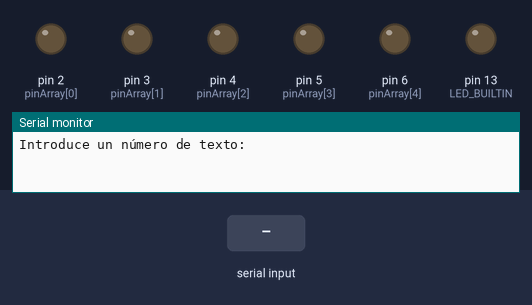
The sketch below on a simulated Arduino Uno, built with avr-gcc and run on an emulated ATmega328P. Parts: output pins drawn as LEDs (lit = HIGH), the last lines printed to the serial monitor. The test bench sets the inputs (shaded band).

Above: at 1.2 s.
1.3 s: "90,45\n" received over Serial
At 2.07 s:
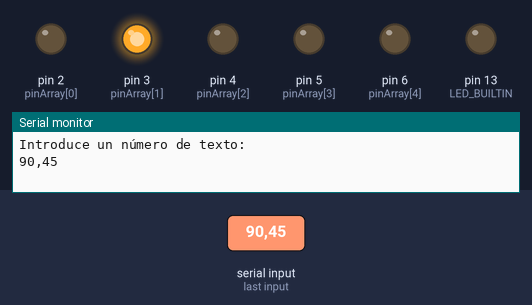
At 3.0 s:
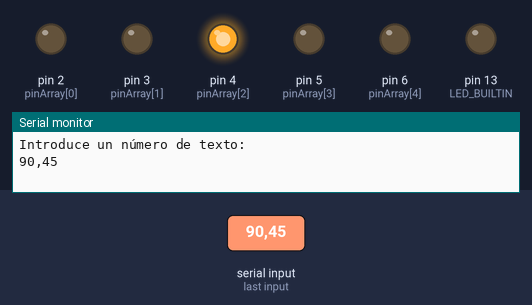
4.3 s: "5\n" received over Serial
At 7.0 s:
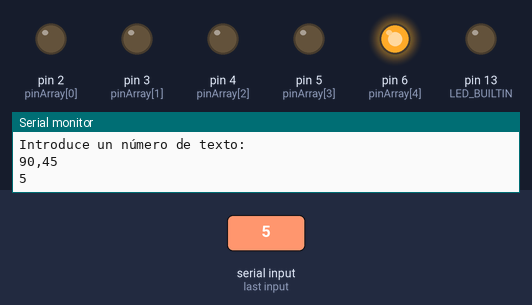
7.3 s: "30,150\n" received over Serial
Timing chart, 0 to 15.7 s (numbered marks = the images above; inputs shaded):
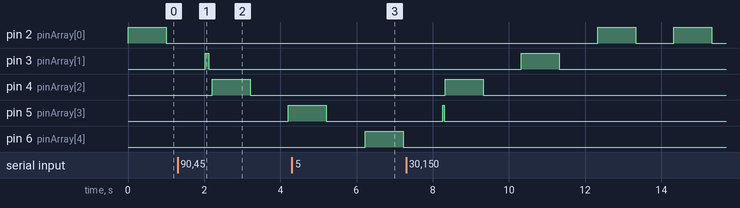

The sketch:

CocheFantastico3ptoserie.ino
```cpp
/* Knight Rider 2
   --------------
   Reducing the amount of code using for(;;).
   (cleft) 2005 K3, Malmo University
   @author: David Cuartielles
   @hardware: David Cuartielles, Aaron Hallborg
   @modified by: aprendiendoarduino
*/

int pinArray[] = {2, 3, 4, 5, 6};
int count = 0;
int timer = 100;
String leido = "";
void setup() {
  Serial.begin(9600);
  Serial.println("Introduce un número de texto: ");
  pinMode(LED_BUILTIN, OUTPUT);
  digitalWrite(LED_BUILTIN, LOW);

  // we make all the declarations at once
  for (count = 0; count < 5; count++) {
    pinMode(pinArray[count], OUTPUT);
  }
}

void loop() {
  timer = leeserie();  //El valor leido por analog read es el temporizador
  for (count = 0; count < 5; count++) {
    timer = leeserie();
    digitalWrite(pinArray[count], HIGH);
    delay(timer);
    digitalWrite(pinArray[count], LOW);
    delay(timer);
  }
  for (count = 4; count >= 0; count--) {
    timer = leeserie();
    //Serial.println(timer);
    digitalWrite(pinArray[count], HIGH);
    delay(timer);
    digitalWrite(pinArray[count], LOW);
    delay(timer);
  }
}

int leeserie() {
    int timer = 1000;
    if (Serial.available() > 0) {
    leido = ""; //vacio lo leido
    do {
      char caracter_leido;
      delay(5);
      caracter_leido = Serial.read();
      leido += caracter_leido;
    }  while (Serial.available() > 0);
    timer = leido.toInt();
    Serial.println(leido);
    return timer;
    }
    else
    return timer;
}
```

Measured:
- after the input at 1.3 s, pin 4 (pinArray[2]): LOW → HIGH after 0.91 s instead of 2.7 s; pin 5 (pinArray[3]): LOW → HIGH after 2.9 s
